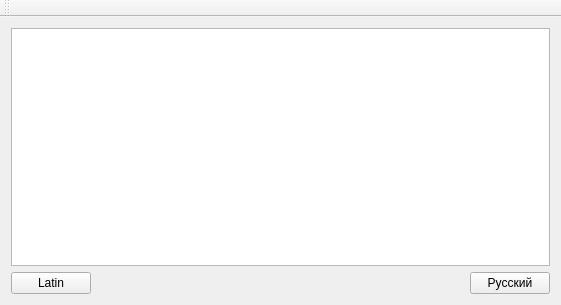
<?xml version="1.0" encoding="UTF-8"?>
<ui version="4.0">
 <class>MainWindow</class>
 <widget class="QMainWindow" name="MainWindow">
  <property name="geometry">
   <rect>
    <x>0</x>
    <y>0</y>
    <width>561</width>
    <height>305</height>
   </rect>
  </property>
  <property name="maximumSize">
   <size>
    <width>1920</width>
    <height>1080</height>
   </size>
  </property>
  <property name="windowTitle">
   <string>LightSwitcher</string>
  </property>
  <widget class="QWidget" name="centralWidget">
   <property name="maximumSize">
    <size>
     <width>1920</width>
     <height>1080</height>
    </size>
   </property>
   <layout class="QVBoxLayout" name="verticalLayout">
    <item>
     <widget class="QPlainTextEdit" name="plainTextEdit">
      <property name="frameShape">
       <enum>QFrame::StyledPanel</enum>
      </property>
     </widget>
    </item>
    <item>
     <layout class="QGridLayout" name="gridLayout">
      <item row="2" column="0">
       <widget class="QPushButton" name="pushButton_2">
        <property name="text">
         <string>Latin</string>
        </property>
       </widget>
      </item>
      <item row="2" column="2">
       <widget class="QPushButton" name="pushButton">
        <property name="text">
         <string>Русский</string>
        </property>
       </widget>
      </item>
      <item row="2" column="1">
       <spacer name="horizontalSpacer">
        <property name="orientation">
         <enum>Qt::Horizontal</enum>
        </property>
        <property name="sizeHint" stdset="0">
         <size>
          <width>40</width>
          <height>20</height>
         </size>
        </property>
       </spacer>
      </item>
     </layout>
    </item>
   </layout>
  </widget>
  <widget class="QMenuBar" name="menuBar">
   <property name="geometry">
    <rect>
     <x>0</x>
     <y>0</y>
     <width>561</width>
     <height>22</height>
    </rect>
   </property>
  </widget>
  <widget class="QToolBar" name="mainToolBar">
   <attribute name="toolBarArea">
    <enum>TopToolBarArea</enum>
   </attribute>
   <attribute name="toolBarBreak">
    <bool>false</bool>
   </attribute>
  </widget>
 </widget>
 <layoutdefault spacing="6" margin="11"/>
 <resources/>
 <connections/>
</ui>
